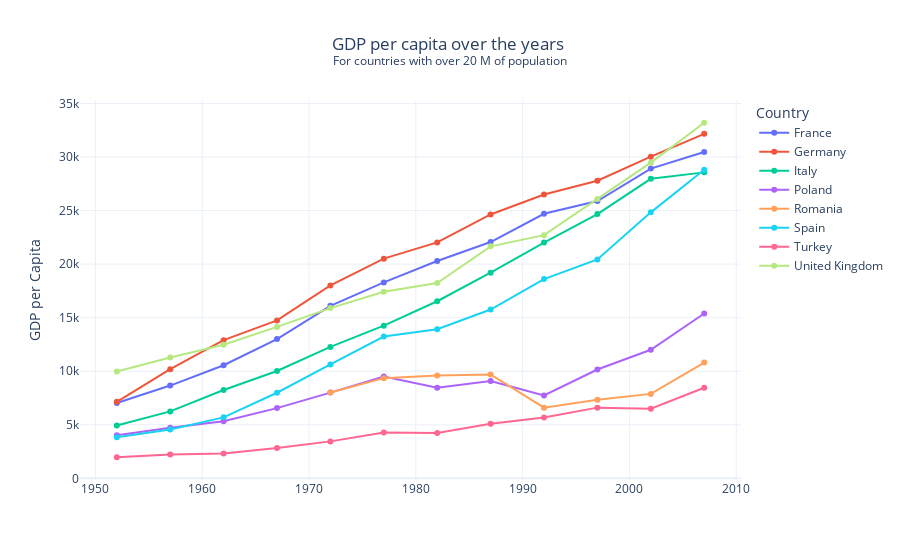

Notebook code cell kept with this figure:
### Code cell
line_gap = px.line(df_gap, x = 'year', y = 'gdpPercap',
               color = 'country',
               title = title_,
               hover_data = {'gdpPercap' : ':.2f'},
               markers = True,
               labels = labels_
              )

line_gap.update_layout(title_x = 0.5, xaxis_title = None)

line_gap.show()

### Figure 1 — Plotly figure (JSON) as saved in the notebook; plotly's stock layout.template omitted (floating-point values rounded to 4 significant figures)
{"data": [{"hovertemplate": "Country=France<br>Year=%{x}<br>GDP per Capita=%{y:.2f}<extra></extra>", "legendgroup": "France", "line": {"color": "#636efa", "dash": "solid"}, "marker": {"symbol": "circle"}, "mode": "lines+markers", "name": "France", "orientation": "v", "showlegend": true, "type": "scatter", "x": [1952, 1957, 1962, 1967, 1972, 1977, 1982, 1987, 1992, 1997, 2002, 2007], "xaxis": "x", "y": [7030.0, 8663.0, 10560.0, 13000.0, 16110.0, 18290.0, 20290.0, 22070.0, 24700.0, 25890.0, 28930.0, 30470.0], "yaxis": "y"}, {"hovertemplate": "Country=Germany<br>Year=%{x}<br>GDP per Capita=%{y:.2f}<extra></extra>", "legendgroup": "Germany", "line": {"color": "#EF553B", "dash": "solid"}, "marker": {"symbol": "circle"}, "mode": "lines+markers", "name": "Germany", "orientation": "v", "showlegend": true, "type": "scatter", "x": [1952, 1957, 1962, 1967, 1972, 1977, 1982, 1987, 1992, 1997, 2002, 2007], "xaxis": "x", "y": [7144.0, 10190.0, 12900.0, 14750.0, 18020.0, 20510.0, 22030.0, 24640.0, 26510.0, 27790.0, 30040.0, 32170.0], "yaxis": "y"}, {"hovertemplate": "Country=Italy<br>Year=%{x}<br>GDP per Capita=%{y:.2f}<extra></extra>", "legendgroup": "Italy", "line": {"color": "#00cc96", "dash": "solid"}, "marker": {"symbol": "circle"}, "mode": "lines+markers", "name": "Italy", "orientation": "v", "showlegend": true, "type": "scatter", "x": [1952, 1957, 1962, 1967, 1972, 1977, 1982, 1987, 1992, 1997, 2002, 2007], "xaxis": "x", "y": [4931.0, 6249.0, 8244.0, 10020.0, 12270.0, 14260.0, 16540.0, 19210.0, 22010.0, 24680.0, 27970.0, 28570.0], "yaxis": "y"}, {"hovertemplate": "Country=Poland<br>Year=%{x}<br>GDP per Capita=%{y:.2f}<extra></extra>", "legendgroup": "Poland", "line": {"color": "#ab63fa", "dash": "solid"}, "marker": {"symbol": "circle"}, "mode": "lines+markers", "name": "Poland", "orientation": "v", "showlegend": true, "type": "scatter", "x": [1952, 1957, 1962, 1967, 1972, 1977, 1982, 1987, 1992, 1997, 2002, 2007], "xaxis": "x", "y": [4029.0, 4734.0, 5339.0, 6557.0, 8007.0, 9508.0, 8452.0, 9082.0, 7739.0, 10160.0, 12000.0, 15390.0], "yaxis": "y"}, {"hovertemplate": "Country=Romania<br>Year=%{x}<br>GDP per Capita=%{y:.2f}<extra></extra>", "legendgroup": "Romania", "line": {"color": "#FFA15A", "dash": "solid"}, "marker": {"symbol": "circle"}, "mode": "lines+markers", "name": "Romania", "orientation": "v", "showlegend": true, "type": "scatter", "x": [1972, 1977, 1982, 1987, 1992, 1997, 2002, 2007], "xaxis": "x", "y": [8011.0, 9356.0, 9605.0, 9696.0, 6598.0, 7347.0, 7885.0, 10810.0], "yaxis": "y"}, {"hovertemplate": "Country=Spain<br>Year=%{x}<br>GDP per Capita=%{y:.2f}<extra></extra>", "legendgroup": "Spain", "line": {"color": "#19d3f3", "dash": "solid"}, "marker": {"symbol": "circle"}, "mode": "lines+markers", "name": "Spain", "orientation": "v", "showlegend": true, "type": "scatter", "x": [1952, 1957, 1962, 1967, 1972, 1977, 1982, 1987, 1992, 1997, 2002, 2007], "xaxis": "x", "y": [3834.0, 4565.0, 5694.0, 7994.0, 10640.0, 13240.0, 13930.0, 15760.0, 18600.0, 20450.0, 24840.0, 28820.0], "yaxis": "y"}, {"hovertemplate": "Country=Turkey<br>Year=%{x}<br>GDP per Capita=%{y:.2f}<extra></extra>", "legendgroup": "Turkey", "line": {"color": "#FF6692", "dash": "solid"}, "marker": {"symbol": "circle"}, "mode": "lines+markers", "name": "Turkey", "orientation": "v", "showlegend": true, "type": "scatter", "x": [1952, 1957, 1962, 1967, 1972, 1977, 1982, 1987, 1992, 1997, 2002, 2007], "xaxis": "x", "y": [1969.0, 2219.0, 2323.0, 2826.0, 3451.0, 4269.0, 4241.0, 5089.0, 5678.0, 6601.0, 6508.0, 8458.0], "yaxis": "y"}, {"hovertemplate": "Country=United Kingdom<br>Year=%{x}<br>GDP per Capita=%{y:.2f}<extra></extra>", "legendgroup": "United Kingdom", "line": {"color": "#B6E880", "dash": "solid"}, "marker": {"symbol": "circle"}, "mode": "lines+markers", "name": "United Kingdom", "orientation": "v", "showlegend": true, "type": "scatter", "x": [1952, 1957, 1962, 1967, 1972, 1977, 1982, 1987, 1992, 1997, 2002, 2007], "xaxis": "x", "y": [9980.0, 11280.0, 12480.0, 14140.0, 15900.0, 17430.0, 18230.0, 21660.0, 22710.0, 26070.0, 29480.0, 33200.0], "yaxis": "y"}], "layout": {"autosize": true, "legend": {"title": {"text": "Country"}, "tracegroupgap": 0}, "title": {"text": "GDP per capita over the years <br><sup>For countries with over 20 M of population</sup>", "x": 0.5}, "xaxis": {"anchor": "y", "autorange": true, "domain": [0, 1], "range": [1949.0, 2010.0], "title": {}, "type": "linear"}, "yaxis": {"anchor": "x", "autorange": true, "domain": [0, 1], "range": [-608.5, 35780.0], "title": {"text": "GDP per Capita"}, "type": "linear"}}}
